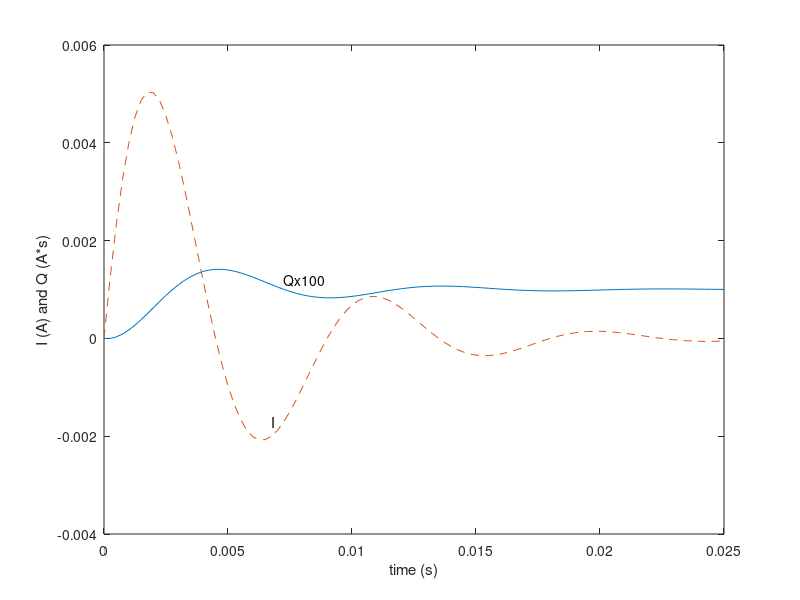

MATLAB code for this plot:
% f10_7 same as L10_4
% Copyright S. Nakamura, 1995
figure(1)
set(gcf,'NumberTitle','off','Name','Figure 10.7; List 10.4')

clear;    %x10_8mains.m
clear, clf, hold off
R = 100;      %ohm
L = 200e-3;   %H
C = 10e-6;    %F
E = 1;
h = 0.25e-3;
n=1;
t(1)=0; y(:,1)=[0;0];
M=[0,1;-1/(L*C), -R/L]; S = [0;E/L];
while n<101
   y(:,n+1) = y(:,n) + h*(M*y(:,n)+S);
   t(n+1) = n*h;
   n=n+1;
end
plot(t,100*y(1,:),t,y(2,:),'--' )
text(t(30), 119*(y(1,30)), 'Qx100')
text(t(28), y(2,30), 'I')
xlabel('time (s)')
ylabel('I (A) and Q (A*s)')

%print x10_8mains.ps
